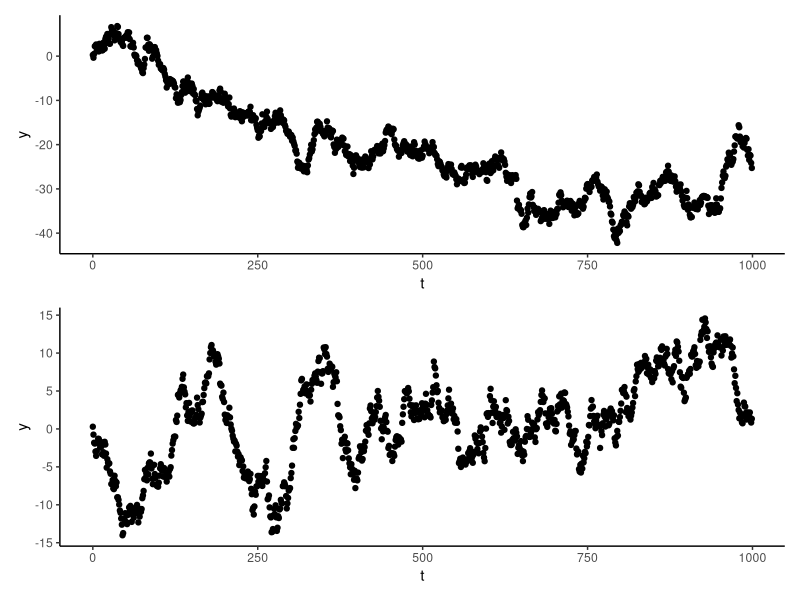
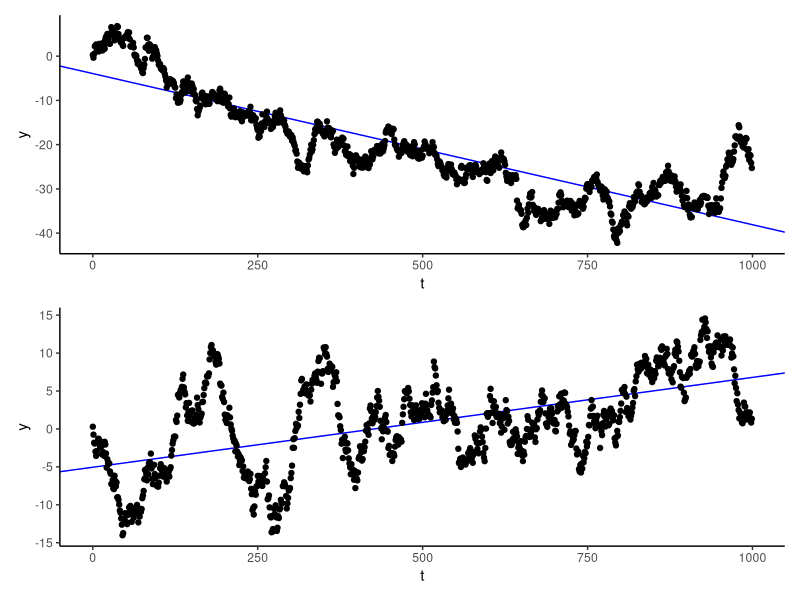
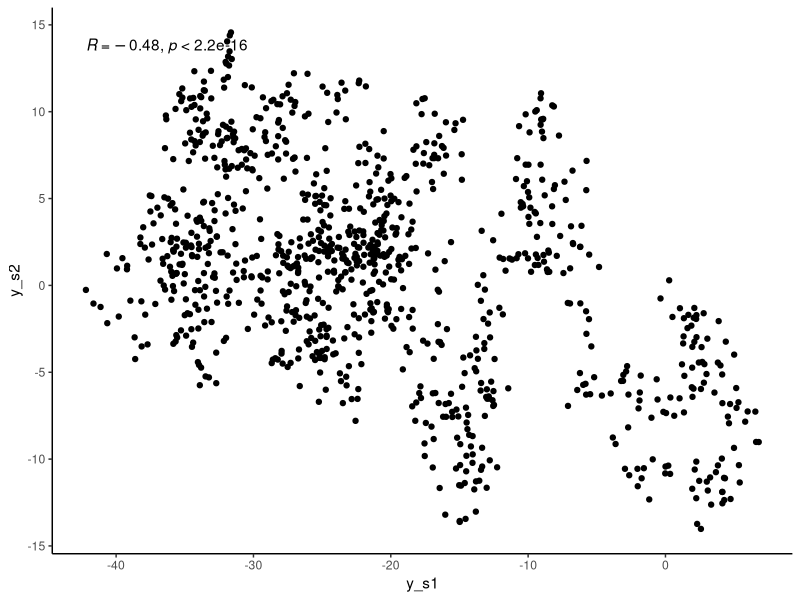
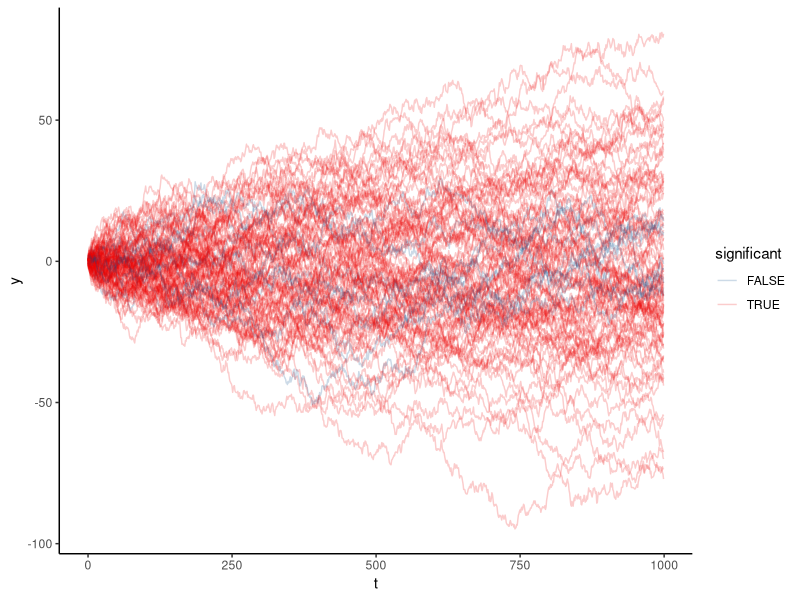
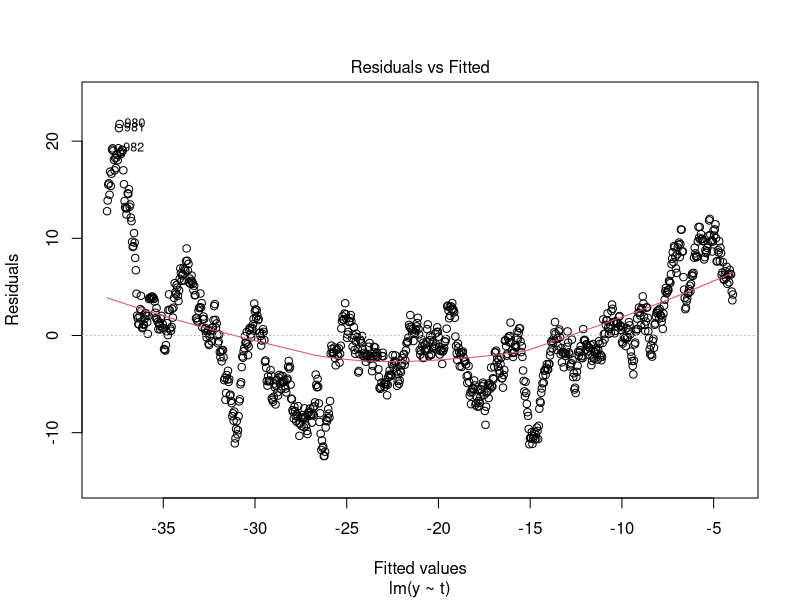
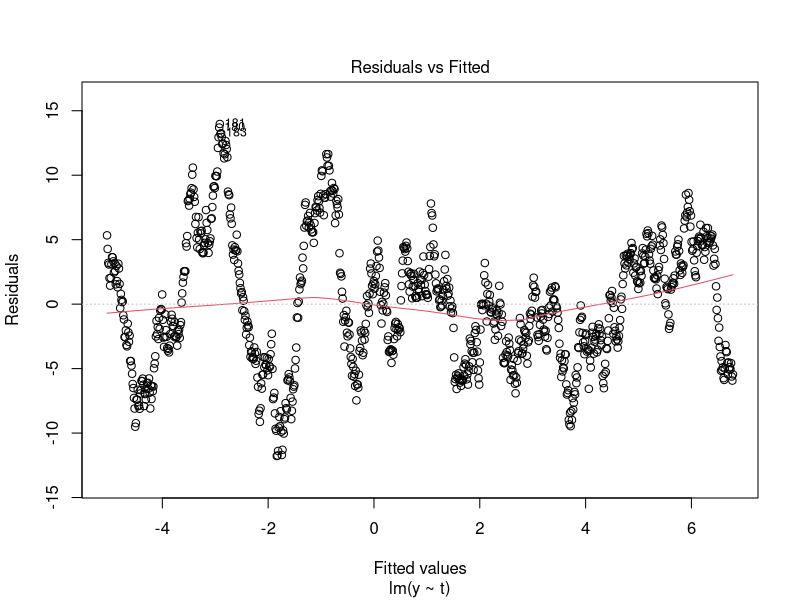
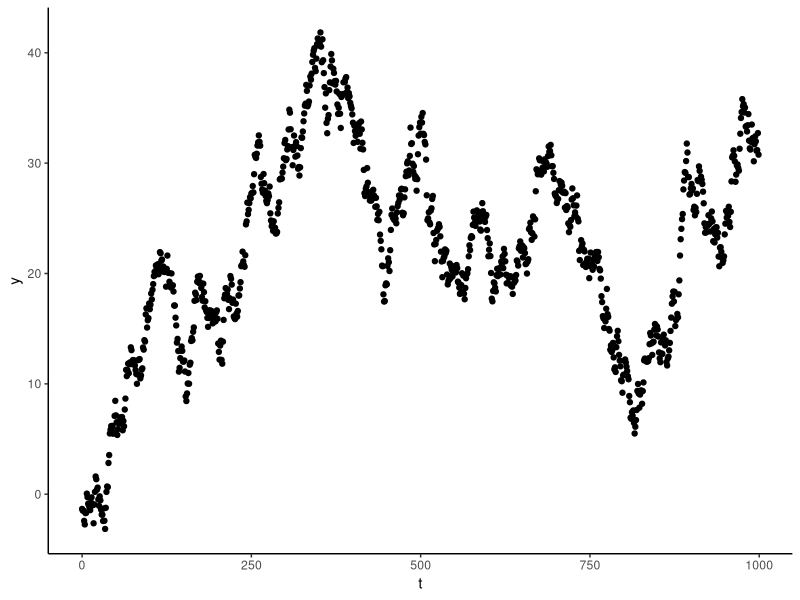

Here is the R script that generated these plots, in order:

# DSFDJ code 06 ===============================================================
# Spurious regression and GLS

## Preparation ================================================================
### Libraries -----------------------------------------------------------------
library(tidyverse)
library(nlme)
library(ggsci)
library(ggpubr)
library(broom)
library(broom.helpers)
library(patchwork)

### seed ----------------------------------------------------------------------
# This will fix the table of "random" numbers to be appear
set.seed(6)

### Random walk ---------------------------------------------------------------
sim_ts <- tibble( 
    y0 = rnorm(1000 * 100)     # Normally distributed values (1000 * 100 times)
    ) |> 
  dplyr::mutate(
    s = as.integer((row_number() - 1) %/% 1000), # series ID
    t = as.integer((row_number() - 1) %%  1000)  # time (1 - 1000) 
    ) |> 
  dplyr::group_by(s) |> 
  dplyr::mutate( y = cumsum(y0) ) |>  # Make cum-sum for each series
  dplyr::ungroup() |>
  dplyr::select(s, t, y0, y) |> 
  print()

# Take two series for instance
sim_ts1 <- sim_ts |> dplyr::filter(s == 0) |> print()
sim_ts2 <- sim_ts |> dplyr::filter(s == 1) |> print()


## Spurious regression ========================================================
### Do take a glance ----------------------------------------------------------
p1a <- sim_ts1 |>
  ggplot(aes(x = t, y = y)) + 
  geom_point() + 
  theme_classic()

p1b <- sim_ts2 |>
  ggplot(aes(x = t, y = y)) + 
  geom_point() + 
  theme_classic()

(p1a / p1b)

### linear model with OLS -----------------------------------------------------
# Fit `lm` (with OLS, unspecified)
sim_ts1_ols <- lm(data = sim_ts1, y ~ t)
summary(sim_ts1_ols)

sim_ts2_ols <- lm(data = sim_ts2, y ~ t)
summary(sim_ts2_ols)

# Plot with the line
p2a <- sim_ts1 |>
  ggplot() + 
  geom_abline(
    slope = broom::tidy(sim_ts1_ols)$estimate[2], 
    intercept = broom::tidy(sim_ts1_ols)$estimate[1], 
    colour = "blue") + 
  geom_point(aes(x = t, y = y)) + 
  theme_classic()

p2b <- sim_ts2 |>
  ggplot(aes(x = t, y = y)) + 
  geom_abline(
    slope = broom::tidy(sim_ts2_ols)$estimate[2], 
    intercept = broom::tidy(sim_ts2_ols)$estimate[1], 
    colour = "blue") + 
  geom_point() + 
  theme_classic()

(p2a / p2b)

### Two series ----------------------------------------------------------------
p3 <- sim_ts1 |> 
  dplyr::rename("y_s1" = "y") |> 
  dplyr::left_join(by = c("t"), sim_ts2 |> dplyr::rename("y_s2" = "y") ) |> 
  ggplot(aes(x = y_s1, y = y_s2)) +
  geom_point() +
  ggpubr::stat_cor() + 
  theme_classic()
(p3)

cor.test(sim_ts1$y, sim_ts2$y)

### Frequency of spurious regression ------------------------------------------
# Do linear regression with OLS for each series
sim_ts_ols <- sim_ts |> 
  dplyr::group_by(s) |> 
  dplyr::reframe( lm(y ~ t) |> summary() |> broom::tidy() ) |> 
  dplyr::filter(term == "t") |> 
  dplyr::mutate(q.value = p.adjust(p.value)) |> 
  print()

# False discoveries were obviously frequent
table(sim_ts_ols$q.value < 0.05)

# Plot
sim_ts |>
  dplyr::left_join(by = c("s"), sim_ts_ols, relationship = "many-to-one") |> 
  dplyr::mutate(significant = (q.value < 0.05)) |> 
  ggplot() + 
  geom_line(aes(x = t, y = y, group = s, colour = significant), alpha = 0.2) + 
  theme_classic() + 
  ggsci::scale_color_lancet()


### Auto-correlation ----------------------------------------------------------
# Residuals
plot(sim_ts1_ols, which = 1)
plot(sim_ts2_ols, which = 1)

# Auto-correlation
cor(sim_ts1$y, lag(sim_ts1$y), use = "pairwise.complete.obs")
cor(sim_ts2$y, lag(sim_ts2$y), use = "pairwise.complete.obs")


## GLS ========================================================================
### Fit randam walks with gls -------------------------------------------------
# Fit `lm` with GLS, specifying auto-regression of residuals
sim_ts1_gls <- nlme::gls(data = sim_ts1, y ~ t, correlation = corAR1())
summary(sim_ts1_ols)
summary(sim_ts1_gls)

sim_ts2_gls <- nlme::gls(data = sim_ts2, y ~ t, correlation = corAR1())
summary(sim_ts2_ols)
summary(sim_ts2_gls)

### Series with true trend ----------------------------------------------------
sim_ts3 <- tibble(t = seq(0, 999), r = rnorm(1000)) |> 
  dplyr::mutate(y = cumsum(r) + 0.02 * t) |> 
  print()

ggplot(sim_ts3) + geom_point(aes(x = t, y = y)) + theme_classic()

sim_ts3_ols <- lm(data = sim_ts3, y ~ t)
sim_ts3_gls <- nlme::gls(data = sim_ts3, y ~ t, correlation = corAR1())

summary(sim_ts3_ols)
summary(sim_ts3_gls)


## Session info ===============================================================
sessionInfo()
# > sessionInfo()
# R version 4.5.2 (2025-10-31 ucrt)
# Platform: x86_64-w64-mingw32/x64
# Running under: Windows 11 x64 (build 26200)
# 
# Matrix products: default
#   LAPACK version 3.12.1
# 
# locale:
# [1] LC_COLLATE=Japanese_Japan.utf8  LC_CTYPE=Japanese_Japan.utf8   
# [3] LC_MONETARY=Japanese_Japan.utf8 LC_NUMERIC=C                   
# [5] LC_TIME=Japanese_Japan.utf8    
# 
# time zone: Asia/Tokyo
# tzcode source: internal
# 
# attached base packages:
# [1] stats     graphics  grDevices datasets  utils     methods   base     
# 
# other attached packages:
#  [1] patchwork_1.3.2      broom.helpers_1.22.0 broom_1.0.12        
#  [4] ggpubr_0.6.3         ggsci_4.2.0          nlme_3.1-169        
#  [7] lubridate_1.9.5      forcats_1.0.1        stringr_1.6.0       
# [10] dplyr_1.2.0          purrr_1.2.1          readr_2.2.0         
# [13] tidyr_1.3.2          tibble_3.3.1         ggplot2_4.0.2       
# [16] tidyverse_2.0.0     
# 
# loaded via a namespace (and not attached):
#  [1] gtable_0.3.6       ggsignif_0.6.4     compiler_4.5.2    
#  [4] renv_1.1.7         tidyselect_1.2.1   scales_1.4.0      
#  [7] lattice_0.22-9     R6_2.6.1           labeling_0.4.3    
# [10] generics_0.1.4     Formula_1.2-5      backports_1.5.0   
# [13] car_3.1-5          pillar_1.11.1      RColorBrewer_1.1-3
# [16] tzdb_0.5.0         rlang_1.1.7        utf8_1.2.6        
# [19] stringi_1.8.7      S7_0.2.1           timechange_0.4.0  
# [22] cli_3.6.5          withr_3.0.2        magrittr_2.0.4    
# [25] grid_4.5.2         rstudioapi_0.18.0  hms_1.1.4         
# [28] lifecycle_1.0.5    vctrs_0.7.2        rstatix_0.7.3     
# [31] glue_1.8.0         farver_2.1.2       abind_1.4-8       
# [34] carData_3.0-6      tools_4.5.2        pkgconfig_2.0.3
